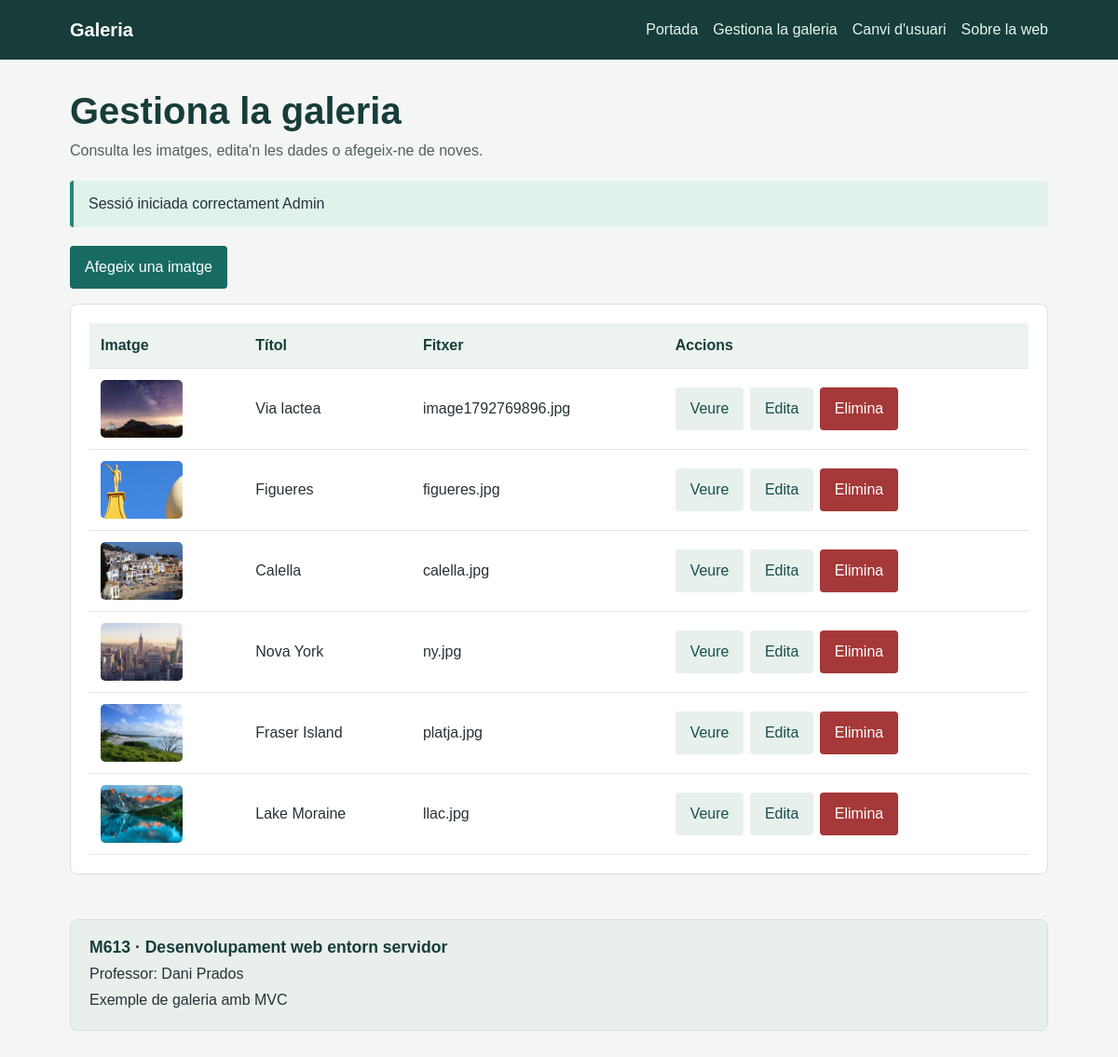
The page /index.php?r=gallery-admin (signed in) on the database its author committed.
### tables this page shows
CREATE TABLE `images` (
  `id` int NOT NULL,
  `url` varchar(255) NOT NULL,
  `title` varchar(255) NOT NULL,
  `description` text NOT NULL
);

### public/index.php (called while the page is built, shortened)
<?php
 include "../src/controllers/ctrlDoLogin.php";
 include "../src/controllers/ctrlGalleryAdmin.php";
 include "../src/controllers/ctrlImageUpdate.php";
 include "../src/Models/Db.php";
 include "../src/Models/Images.php";
 include "../src/Emeset/Container.php";
 include "../src/Emeset/Request.php";
 include "../src/Container.php";
 $request = new \Emeset\Request();
 $response = new \Emeset\Response();
 $container = new Container($config);
 $r = $request->get("INPUT_REQUEST", "r") ?? '';
 if($r == "do-login") {
     $response = ctrlDoLogin($request, $response, $container);
 } elseif($r == "login") {
     $response = ctrlLogin($request, $response, $container);
 } else if($r == "gallery-admin") {
     $response = auth($request, $response, $container, "ctrlGalleryAdmin");
 } else if($r == "image-new") {
     $response = auth($request, $response, $container, "ctrlImageNew");
 } else if($r == "image-edit") {
     $response = auth($request, $response, $container, "ctrlImageEdit");
 } else if($r == "image-delete") {
     $response = auth($request, $response, $container, "ctrlImageDelete");
 } else if($r == "image-store") {
     $response = auth($request, $response, $container, "ctrlImageStore");
 } else if($r == "image-update") {
     $response = auth($request, $response, $container, "ctrlImageUpdate");
 }  else if($r == "about") {
     $response = ctrlAbout($request, $response, $container);
 }  else if($r == "") {
     $response = ctrlIndex($request, $response, $container);
 }  else {
     echo "No existeix la ruta";
 }
 $response->execute();

### src/Emeset/Request.php (called while the page is built, shortened)
<?php
class Request
{
    public function get(int|string $input, string $id, int|string $filter = "FILTER_SANITIZE_STRING", int|array $options = 0): mixed
    {
        $result = false;
        if ($input === 'SESSION') {
            $result = null;
            if (isset($_SESSION[$id])) {
                $result = $_SESSION[$id];
            }
        } elseif ($input === 'FILES') {
            $result = null;
            if (isset($_FILES[$id])) {
                $result = $_FILES[$id];
            }
        } elseif ($input === "INPUT_REQUEST") {
            $result = null;
            if (isset($_REQUEST[$id])) {
                $var = $_REQUEST[$id];
                if ($filter == "FILTER_SANITIZE_STRING") {
                    $result = filter_var($var, FILTER_DEFAULT, $options);
                    if (isset($result)) {
                        $result = htmlspecialchars($result, ENT_QUOTES, 'UTF-8');
                    }
                } else {
                    $result = filter_var($var, $filter, $options);
                }
            }
        }
        return $result;
    }
}

### src/controllers/ctrlGalleryAdmin.php (called while the page is built)
<?php
function ctrlGalleryAdmin(\Emeset\Request $request, \Emeset\Response $response, Container $container): \Emeset\Response
{
    $imagesModel = $container->Images();
    $error = $request->get("SESSION", "error") ?? "";
    $success = $request->get("SESSION", "success") ?? "";
    $response->unsetSession("error");
    $response->unsetSession("success");
    $response->set("error", $error);
    $response->set("success", $success);
    $images = $imagesModel->get();
    $response->set("images", $images);
    $response->setTemplate("gallery-admin.php");
    return $response;
}

### src/Container.php (called while the page is built, shortened)
<?php
class Container extends \Emeset\Container {
    private \Models\Db $db;
    public function __construct(array $config)
    {
        $this->db = $this->Db();
    }
    public function Images() : \Models\Images
    {
        return new \Models\Images($this->db);
    }
    public function Db() : \Models\Db
    {
        return new \Models\Db(
            $this->config["db"]["user"],
            $this->config["db"]["password"],
            $this->config["db"]["dbname"],
            $this->config["db"]["host"],
            $this->config["db"]["port"]
        );
    }
}

### src/Emeset/Container.php (called while the page is built, shortened)
<?php
class Container
{
    public function __construct(array $config)
    {
        $this->config = $config;
    }
}

### src/Models/Db.php (called while the page is built, shortened)
<?php
class Db {
    private \PDO $db;
    public function __construct($user, $password, $dbName, $host = '127.0.0.1', $port = 3306)
    {
        $dsn = "mysql:dbname=$dbName;host=$host;port=$port";
        try {
            $this->db = new \PDO($dsn, $user, $password);
        } catch (\PDOException $e) {
            echo $dsn;
            die('Ha fallat la connexió: ' . $e->getMessage());
        }
    }
    public function getDb() : \PDO
    {
        return $this->db;
    }
}

### src/Models/Images.php (called while the page is built, shortened)
<?php
class Images
{
    public \PDO $sql;
    public function __construct(Db $db)
    {
        $this->sql = $db->getDb();
    }
    public function get(): array
    {
        $query = 'select id, url, title from images';
        $result = [];
        foreach ($this->sql->query($query, \PDO::FETCH_ASSOC) as $link) {
            $result[] = $link;
        }
        return $result;
    }
}

### src/middleware/auth.php (called while the page is built, shortened)
<?php
function auth(\Emeset\Request $request, \Emeset\Response $response, \Container $container, callable $next): \Emeset\Response{
    $user = $request->get("SESSION", "user");
    $response->set("user", $user);
    $response = $next($request, $response, $container);
    return $response;
}

### src/views/gallery-admin.php (the view, shortened to what this page needs)
<!doctype html>
<html lang="ca">
<head>
  <link rel="stylesheet" href="css/styles.css">
</head>
<body>
  <?php include "components/header.php"; ?>
  <main class="container">
    <h1 class="page-heading">Gestiona la galeria</h1>
    <p class="intro">Consulta les imatges, edita'n les dades o afegeix-ne de noves.</p>
    <?php if(isset($success) && $success !== ''){?><p class="notice"><?= $success ?></p><?php } ?>
    <div class="actions"><a class="button" href="index.php?r=image-new">Afegeix una imatge</a></div>
    <section class="content-panel" aria-label="Llistat d'imatges">
      <div class="table-wrap"><table class="data-table">
        <thead><tr><th scope="col">Imatge</th><th scope="col">Títol</th><th scope="col">Fitxer</th><th scope="col">Accions</th></tr></thead>
        <tbody>
          <?php foreach($images as $key => $image) { ?>
          <tr>
            <td><img class="table-image" src="img/<?= $image["url"] ?>" alt="<?= $image["title"] ?>"></td>
            <td><?= $image["title"] ?></td>
            <td><?= $image["url"] ?></td>
            <td>
              <div class="inline-actions">
                <a class="button button-secondary" href="index.php?image=<?= $image["id"] ?>">Veure</a>
                <a class="button button-secondary" href="index.php?r=image-edit&amp;id=<?= $image["id"] ?>">Edita</a>
                <a class="button button-danger" href="index.php?r=image-delete&amp;id=<?= $image["id"] ?>">Elimina</a>
              </div>
            </td>
          </tr>
          <?php } ?>
        </tbody>
      </table></div>
    </section>
  </main>
  <footer class="site-footer"><div class="footer-card"><h2>M613 · Desenvolupament web entorn servidor</h2><p>Professor: Dani Prados</p><p>Exemple de galeria amb MVC</p></div></footer>
</body>
</html>

### public/css/styles.css (style rules this page uses)
:root { font-family: Arial, Helvetica, sans-serif; color: #263238; background: #f4f6f5; }
* { box-sizing: border-box; }
body { margin: 0; line-height: 1.5; }
a { color: #176b63; }
.navigation, .container { width: min(100% - 2rem, 1050px); margin: 0 auto; }
.container { padding: 2rem 0; }
.page-heading { margin: 0 0 0.5rem; color: #173d3a; font-size: clamp(1.8rem, 4vw, 2.5rem); line-height: 1.15; }
.intro { margin-top: 0; color: #52615e; }
.notice { margin: 1.25rem 0; padding: 0.8rem 1rem; border-left: 4px solid #218779; border-radius: 4px; background: #e1f2ed; }
.image-list, .card, .content-panel, .footer-card { border: 1px solid #d8e0dd; border-radius: 8px; background: #fff; }
.content-panel, .card { padding: 1.25rem; }
.form-card h2, .content-panel h2, .footer-card h2 { margin-top: 0; color: #173d3a; }
.actions, .inline-actions { display: flex; flex-wrap: wrap; align-items: center; gap: 0.6rem; }
.actions { margin: 1rem 0; }
.inline-actions { gap: 0.4rem; }
.button, button { display: inline-block; margin-top: 1.25rem; padding: 0.7rem 1rem; border: 0; border-radius: 4px; background: #176b63; color: #fff; font: inherit; text-decoration: none; cursor: pointer; }
.actions .button, .inline-actions .button, .inline-actions button { margin-top: 0; }
.button-secondary { background: #e7f0ed; color: #174f49; }
.button-danger { background: #a53838; }
.table-wrap { overflow-x: auto; }
.data-table { width: 100%; border-collapse: collapse; background: #fff; }
.data-table th, .data-table td { padding: 0.75rem; border-bottom: 1px solid #e1e8e5; text-align: left; vertical-align: middle; }
.data-table th { color: #173d3a; background: #edf3f0; }
.table-image { display: block; width: 88px; height: 62px; border-radius: 5px; object-fit: cover; }
.site-footer { width: min(100% - 2rem, 1050px); margin: 1rem auto 2rem; }
.footer-card { padding: 1rem 1.25rem; background: #e9efec; }
.footer-card h2 { margin-bottom: 0.25rem; font-size: 1.1rem; }
.footer-card p { margin: 0.25rem 0; }

### rows shown on the page
images: url (picture), title "Via lactea", url "image1792769896.jpg"
images: url (picture), title "Figueres", url "figueres.jpg"
images: url (picture), title "Calella", url "calella.jpg"
images: url (picture), title "Nova York", url "ny.jpg"
images: url (picture), title "Fraser Island", url "platja.jpg"
images: url (picture), title "Lake Moraine", url "llac.jpg"

### other values the page prints
$success "Sessió iniciada correctament Admin"
